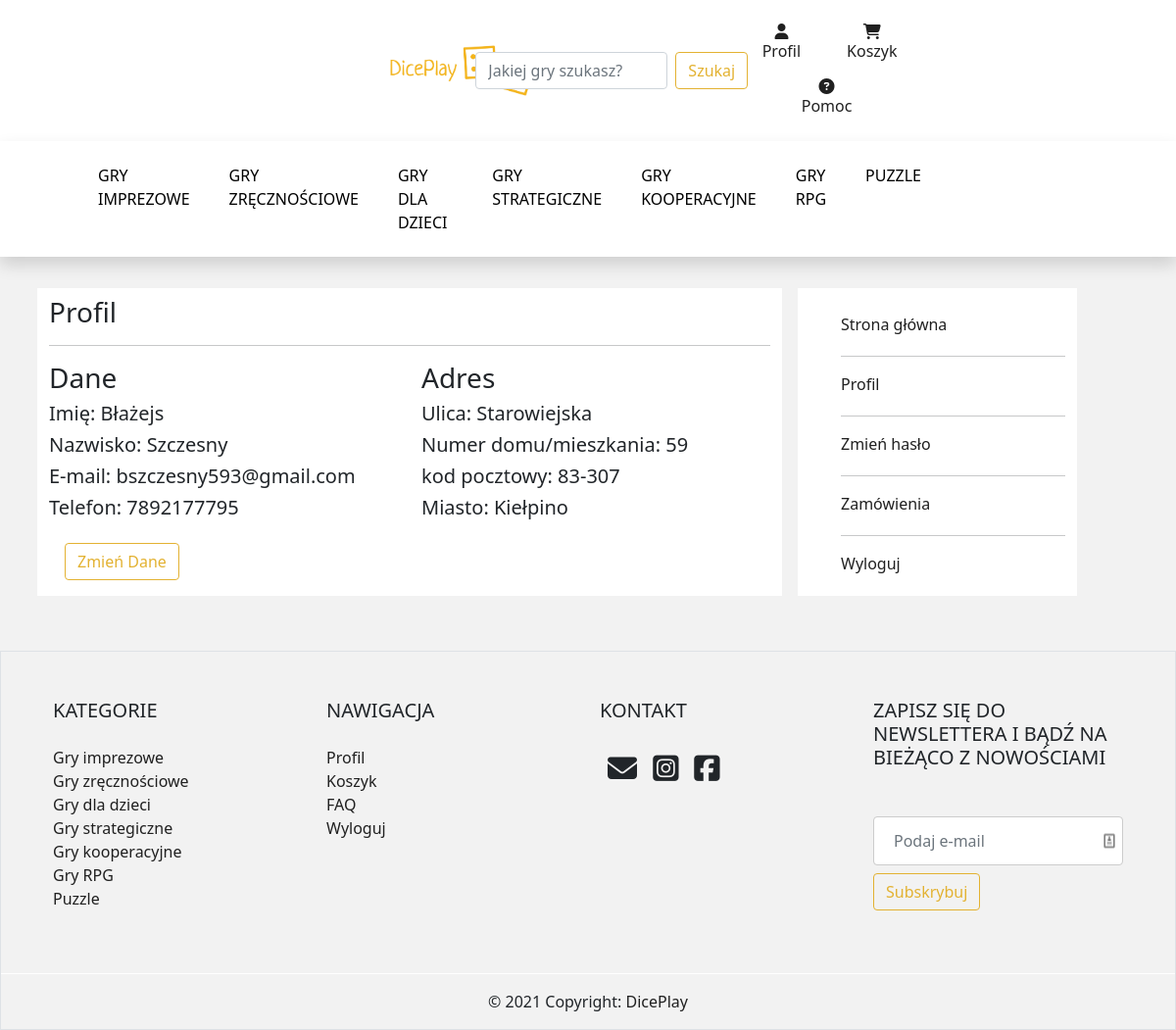
The page /profil/ (signed in) on the database its author committed.
### main/models.py (models this page shows, shortened)
class UserProfile(models.Model):
    user = models.OneToOneField(User, on_delete=models.CASCADE)
    id = models.AutoField(primary_key=True)
    street = models.CharField(max_length=50)
    numberOfHouse = models.CharField(max_length=10)
    postCode = models.CharField(max_length=6)
    city = models.CharField(max_length=20)
    phone = PhoneNumberField(null=False, blank=False, unique=False, max_length=9)

### main/views.py (the view)
# urls.py: path('profil/', profile, name='profileDetail'),
@login_required
def profile(request):
    if not UserProfile.objects.filter(user = request.user).exists():
        u=UserProfile(user=request.user)
        u.save()
    userDetails = UserProfile.objects.filter(user__username=request.user)
    return render(request, 'profil.html', {'userDetails': userDetails})

### templates/profil.html (shortened to what this page needs)
{% extends 'main.html' %}
{% block body %}
{% load static %}
<div class="container">
    <div class="row">
        <div class="col-8 m-2" style="background-color: white;">
            <h3 class="pt-2">Profil</h3>
            <hr/>
            {% for data in userDetails %}
            <div class="row">
                <div class="col">
                    <h3>Dane</h3>
                    <h5>Imię: {{user.first_name}}</h5>
                    <h5>Nazwisko: {{user.last_name }}</h5>
                    <h5>E-mail: {{data.user.email}}</h5>
                    <h5>Telefon: {{data.phone}}</h5>
                </div>
                <div class="col">
                    <h3>Adres</h3>
                    <h5>Ulica: {{data.street}}</h5>
                    <h5>Numer domu/mieszkania: {{data.numberOfHouse}}</h5>
                    <h5>kod pocztowy: {{data.postCode}}</h5>
                    <h5>Miasto: {{data.city}}</h5>
                </div>
            </div>
            <a href="/edycjaProfilu/"><button type="submit" class="m-3 btn btn-search">Zmień Dane</button></a>
                 {% endfor %}
        </div>
        <div id="profile-list" class="col-3 m-2"style="background-color: white;">
           <ul>
               <a href="/"><li>Strona główna</li></a>
               <hr/>
               <a href="/profil"><li>Profil</li></a>
               <hr/>
               <a href="/haslo"><li>Zmień hasło</li></a>
               <hr/>
               <a href="/zamowienia"><li>Zamówienia</li></a>
               <hr/>
               <a href="/logout"><li>Wyloguj</li></a>
           </ul>
        </div>
    </div>
</div>
{% endblock %}

### static/css/style.css (style rules this page uses)
html, body { margin:0px; padding:0px; background-color:#f2f2f2; }
a:link,a:visited,a:active { color: #202020; text-decoration: none; }
.btn-search { border-color: #E3B232; color: #E3B232; }
.container { padding-top: 2%; }
#profile-list ul { list-style-type: none; padding-top: 25px; }
#profile-list li { margin-bottom: 20px; }

### rows shown on the page
UserProfile: user.email "bszczesny593@gmail.com", phone "7892177795", street "Starowiejska", numberOfHouse "59", postCode "83-307", city "Kiełpino"

### other values the page prints
{{ user.first_name }} "Błażejs"
{{ user.last_name }} "Szczesny"
